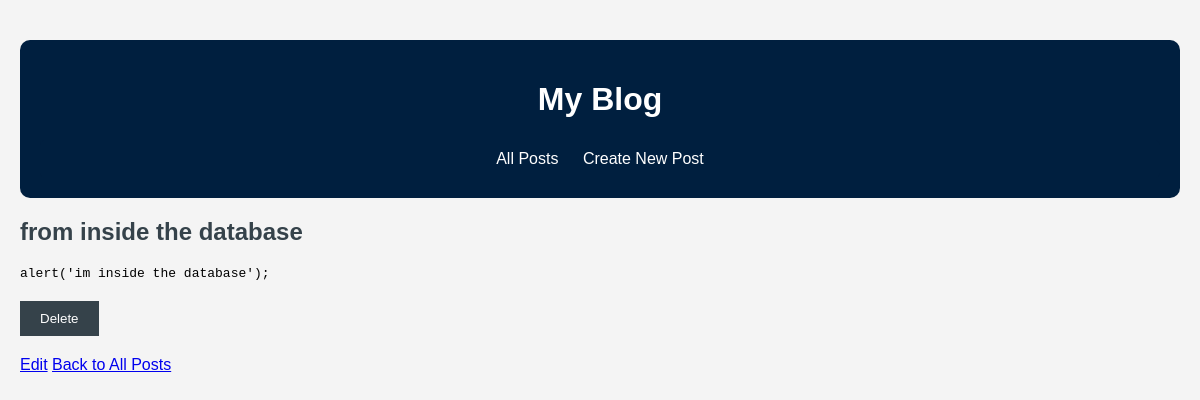
Before: /post/4 (signed in) with the older database file.
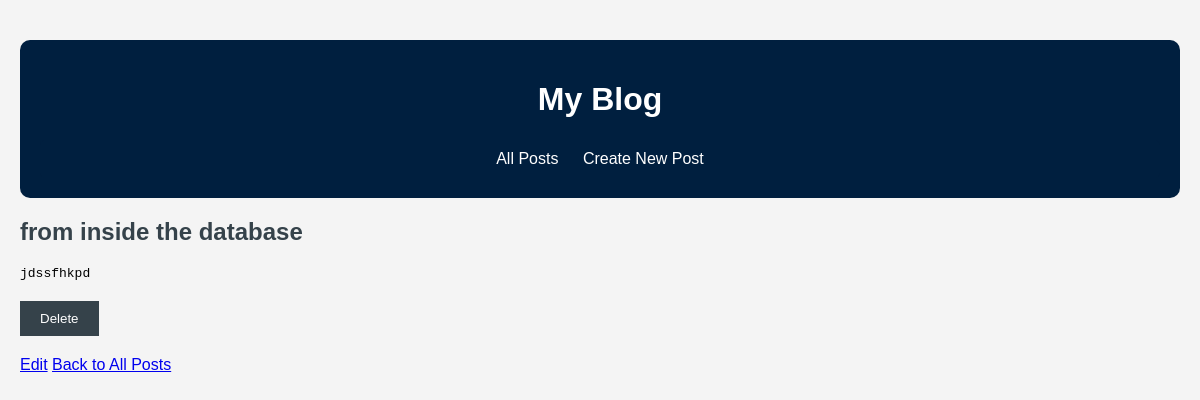
After: the same page with the newer database file.
### models.py (models this page shows, shortened)
class Post(db.Model):
    id = db.Column(db.Integer, primary_key=True)
    title = db.Column(db.String(100), nullable=False)
    content = db.Column(db.Text, nullable=False)

### app.py (the view)
@app.route('/post/<int:post_id>')
def post(post_id):
    post = Post.query.get_or_404(post_id)
    sanitized_content = clean_output(post.content)
    return render_template('post.html', post=post, sanitized_content=sanitized_content)

### app.py (called while the page is built)
@app.before_request
def loginCheck():
    open_routes = ['login', 'register', 'static'] #this is the only open routes, meaning a user that is not logged in only have acsess to the login page and the register page
    if 'user_id' not in session and request.endpoint not in open_routes:
        return redirect(url_for('login'))

@app.after_request
def add_security_headers(response):
    response.headers['Content-Security-Policy'] = "default-src 'self'; script-src 'unsafe-inline'; style-src 'self';"
    response.headers['X-Content-Type-Options'] = 'nosniff'
    response.headers['X-Frame-Options'] = 'DENY'
    response.headers['Strict-Transport-Security'] = 'max-age=31536000; includeSubDomains'
    return response

def clean_output(content):
    tag = ['p']
    attributes = {}
    sanitized_content = bleach.clean(content, tags=tag, attributes=attributes, strip=True)
    return sanitized_content

### templates/post.html (shortened to what this page needs)
{% extends 'base.html' %}
{% block content %}
    <h2>{{ post.title }}</h2>
    <pre>{{ sanitized_content}}</pre>
    <form action="{{ url_for('delete_post', post_id=post.id) }}" method="POST">
        <button type="submit">Delete</button>
    </form>
    <a href="{{ url_for('edit_post', post_id=post.id) }}">Edit</a>
    <a href="{{ url_for('index') }}">Back to All Posts</a>
{% endblock %}

Changed rows visible on the page:
changed Post "from inside the database": content "alert('im inside the database');" → "jdssfhkpd"
